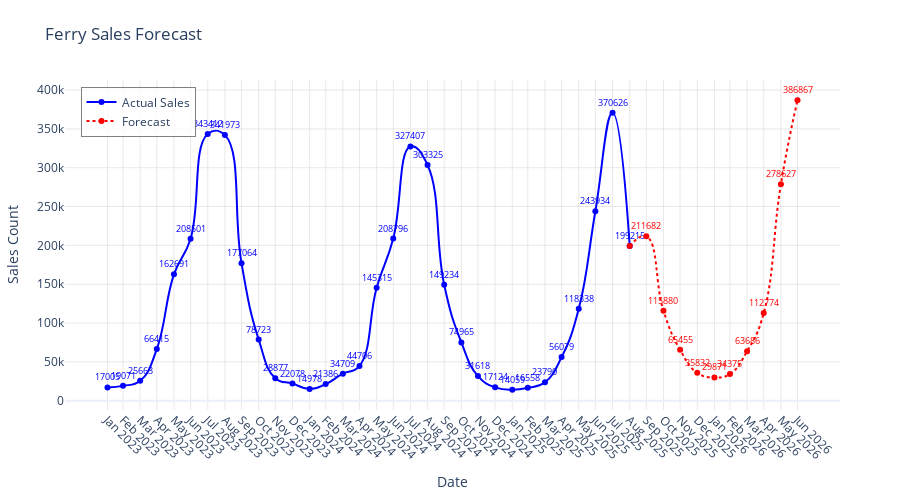

Write notebook code for a chart like this one.
### Code cell
import pandas as pd
import plotly.graph_objects as go

# Create the figure
fig = go.Figure()

# Plot actual sales with smooth line
fig.add_trace(go.Scatter(
    x=df['Date'],
    y=df['Sales Count'],
    mode='lines+markers+text',
    text=df['Sales Count'],
    textposition='top center',
    textfont=dict(size=9, color='blue'),
    name='Actual Sales',
    line=dict(color='blue', width=2, shape='spline', smoothing=1.3),
    marker=dict(size=6, color='blue')
))

# Create a seamless connection by starting forecast from the last actual data point
last_actual_date = df['Date'].iloc[-1]
last_actual_value = df['Sales Count'].iloc[-1]

# Combine last actual point with forecast for smooth transition
forecast_dates = [last_actual_date] + list(forecast['ds'])
forecast_values = [last_actual_value] + list(forecast['yhat'])

# Plot forecast sales with dotted line
fig.add_trace(go.Scatter(
    x=forecast_dates,
    y=forecast_values,
    mode='lines+markers+text',
    text=[''] + [f"{int(val)}" for val in forecast['yhat']],  # Empty text for connecting point
    textposition='top center',
    textfont=dict(size=9, color='red'),
    name='Forecast',
    line=dict(color='red', width=2, dash='dot', shape='spline', smoothing=1.3),
    marker=dict(size=6, color='red')
))

# Combine all dates for x-axis ticks
all_dates = list(df['Date']) + list(forecast['ds'])

# Update layout for better appearance
fig.update_layout(
    title='Ferry Sales Forecast',
    xaxis_title='Date',
    yaxis_title='Sales Count',
    template='plotly_white',
    height=500,  # Increase height to give more space for labels
    margin=dict(t=80, b=60, l=60, r=60),  # Add margins for text labels
    xaxis=dict(
        tickmode='array',
        tickvals=all_dates,  
        ticktext=[d.strftime('%b %Y') for d in all_dates],
        tickangle=45
    ),
    yaxis=dict(
        gridcolor='lightgray',
        gridwidth=0.5
    ),
    legend=dict(
        x=0.02,
        y=0.98,
        bgcolor='rgba(255,255,255,0.8)',
        bordercolor='gray',
        borderwidth=1
    ),
    hovermode='x unified'
)

# Add a subtle background grid
fig.update_yaxes(showgrid=True, gridwidth=0.5, gridcolor='lightgray')
fig.update_xaxes(showgrid=True, gridwidth=0.5, gridcolor='lightgray')

fig.show()

### Figure 1 — Plotly figure (JSON) as saved in the notebook; plotly's stock layout.template omitted (floating-point values rounded to 4 significant figures)
{"data": [{"line": {"color": "blue", "shape": "spline", "smoothing": 1.3, "width": 2}, "marker": {"color": "blue", "size": 6}, "mode": "lines+markers+text", "name": "Actual Sales", "text": [17000.0, 19070.0, 25660.0, 66420.0, 162700.0, 208500.0, 343400.0, 342000.0, 177100.0, 78720.0, 28880.0, 22080.0, 14980.0, 21390.0, 34710.0, 44710.0, 145300.0, 208800.0, 327400.0, 303300.0, 149200.0, 74960.0, 31620.0, 17120.0, 14060.0, 16560.0, 23790.0, 56080.0, 118300.0, 243900.0, 370600.0, 199200.0], "textfont": {"color": "blue", "size": 9}, "textposition": "top center", "type": "scatter", "x": ["2023-01-31T00:00:00.000000000", "2023-02-28T00:00:00.000000000", "2023-03-31T00:00:00.000000000", "2023-04-30T00:00:00.000000000", "2023-05-31T00:00:00.000000000", "2023-06-30T00:00:00.000000000", "2023-07-31T00:00:00.000000000", "2023-08-31T00:00:00.000000000", "2023-09-30T00:00:00.000000000", "2023-10-31T00:00:00.000000000", "2023-11-30T00:00:00.000000000", "2023-12-31T00:00:00.000000000", "2024-01-31T00:00:00.000000000", "2024-02-29T00:00:00.000000000", "2024-03-31T00:00:00.000000000", "2024-04-30T00:00:00.000000000", "2024-05-31T00:00:00.000000000", "2024-06-30T00:00:00.000000000", "2024-07-31T00:00:00.000000000", "2024-08-31T00:00:00.000000000", "2024-09-30T00:00:00.000000000", "2024-10-31T00:00:00.000000000", "2024-11-30T00:00:00.000000000", "2024-12-31T00:00:00.000000000", "2025-01-31T00:00:00.000000000", "2025-02-28T00:00:00.000000000", "2025-03-31T00:00:00.000000000", "2025-04-30T00:00:00.000000000", "2025-05-31T00:00:00.000000000", "2025-06-30T00:00:00.000000000", "2025-07-31T00:00:00.000000000", "2025-08-31T00:00:00.000000000"], "y": [17005, 19071, 25663, 66415, 162691, 208501, 343412, 341973, 177064, 78723, 28877, 22078, 14978, 21386, 34709, 44706, 145315, 208796, 327407, 303325, 149234, 74965, 31618, 17124, 14059, 16558, 23790, 56079, 118338, 243934, 370626, 199215]}, {"line": {"color": "red", "dash": "dot", "shape": "spline", "smoothing": 1.3, "width": 2}, "marker": {"color": "red", "size": 6}, "mode": "lines+markers+text", "name": "Forecast", "text": ["", "211682", "115880", "65455", "35832", "29871", "34375", "63686", "112774", "278627", "386867"], "textfont": {"color": "red", "size": 9}, "textposition": "top center", "type": "scatter", "x": ["2025-08-31T00:00:00", "2025-09-30T00:00:00", "2025-10-31T00:00:00", "2025-11-30T00:00:00", "2025-12-31T00:00:00", "2026-01-31T00:00:00", "2026-02-28T00:00:00", "2026-03-31T00:00:00", "2026-04-30T00:00:00", "2026-05-31T00:00:00", "2026-06-30T00:00:00"], "y": [199215, 211700.0, 115900.0, 65460.0, 35830.0, 29870.0, 34380.0, 63690.0, 112800.0, 278600.0, 386900.0]}], "layout": {"height": 500, "hovermode": "x unified", "legend": {"bgcolor": "rgba(255,255,255,0.8)", "bordercolor": "gray", "borderwidth": 1, "x": 0.02, "y": 0.98}, "margin": {"b": 60, "l": 60, "r": 60, "t": 80}, "title": {"text": "Ferry Sales Forecast"}, "xaxis": {"gridcolor": "lightgray", "gridwidth": 0.5, "showgrid": true, "tickangle": 45, "tickmode": "array", "ticktext": ["Jan 2023", "Feb 2023", "Mar 2023", "Apr 2023", "May 2023", "Jun 2023", "Jul 2023", "Aug 2023", "Sep 2023", "Oct 2023", "Nov 2023", "Dec 2023", "Jan 2024", "Feb 2024", "Mar 2024", "Apr 2024", "May 2024", "Jun 2024", "Jul 2024", "Aug 2024", "Sep 2024", "Oct 2024", "Nov 2024", "Dec 2024", "Jan 2025", "Feb 2025", "Mar 2025", "Apr 2025", "May 2025", "Jun 2025", "Jul 2025", "Aug 2025", "Sep 2025", "Oct 2025", "Nov 2025", "Dec 2025", "Jan 2026", "Feb 2026", "Mar 2026", "Apr 2026", "May 2026", "Jun 2026"], "tickvals": ["2023-01-31T00:00:00", "2023-02-28T00:00:00", "2023-03-31T00:00:00", "2023-04-30T00:00:00", "2023-05-31T00:00:00", "2023-06-30T00:00:00", "2023-07-31T00:00:00", "2023-08-31T00:00:00", "2023-09-30T00:00:00", "2023-10-31T00:00:00", "2023-11-30T00:00:00", "2023-12-31T00:00:00", "2024-01-31T00:00:00", "2024-02-29T00:00:00", "2024-03-31T00:00:00", "2024-04-30T00:00:00", "2024-05-31T00:00:00", "2024-06-30T00:00:00", "2024-07-31T00:00:00", "2024-08-31T00:00:00", "2024-09-30T00:00:00", "2024-10-31T00:00:00", "2024-11-30T00:00:00", "2024-12-31T00:00:00", "2025-01-31T00:00:00", "2025-02-28T00:00:00", "2025-03-31T00:00:00", "2025-04-30T00:00:00", "2025-05-31T00:00:00", "2025-06-30T00:00:00", "2025-07-31T00:00:00", "2025-08-31T00:00:00", "2025-09-30T00:00:00", "2025-10-31T00:00:00", "2025-11-30T00:00:00", "2025-12-31T00:00:00", "2026-01-31T00:00:00", "2026-02-28T00:00:00", "2026-03-31T00:00:00", "2026-04-30T00:00:00", "2026-05-31T00:00:00", "2026-06-30T00:00:00"], "title": {"text": "Date"}}, "yaxis": {"gridcolor": "lightgray", "gridwidth": 0.5, "showgrid": true, "title": {"text": "Sales Count"}}}}
